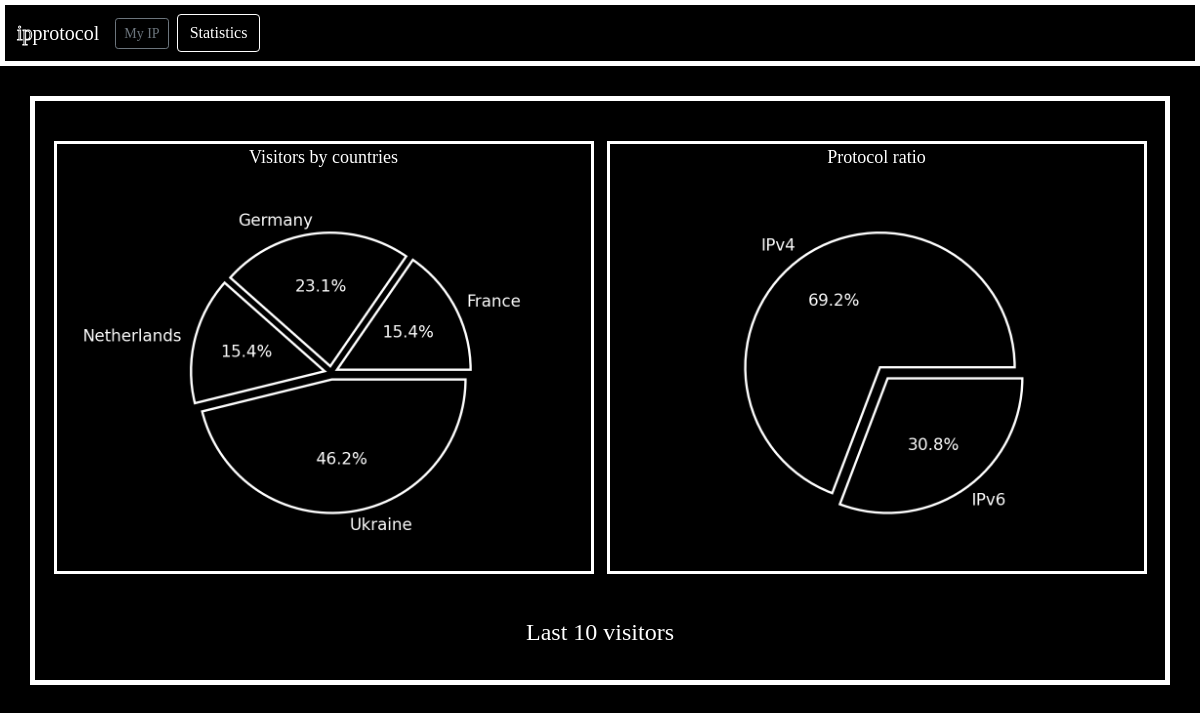
The app's page /statistics, older data.
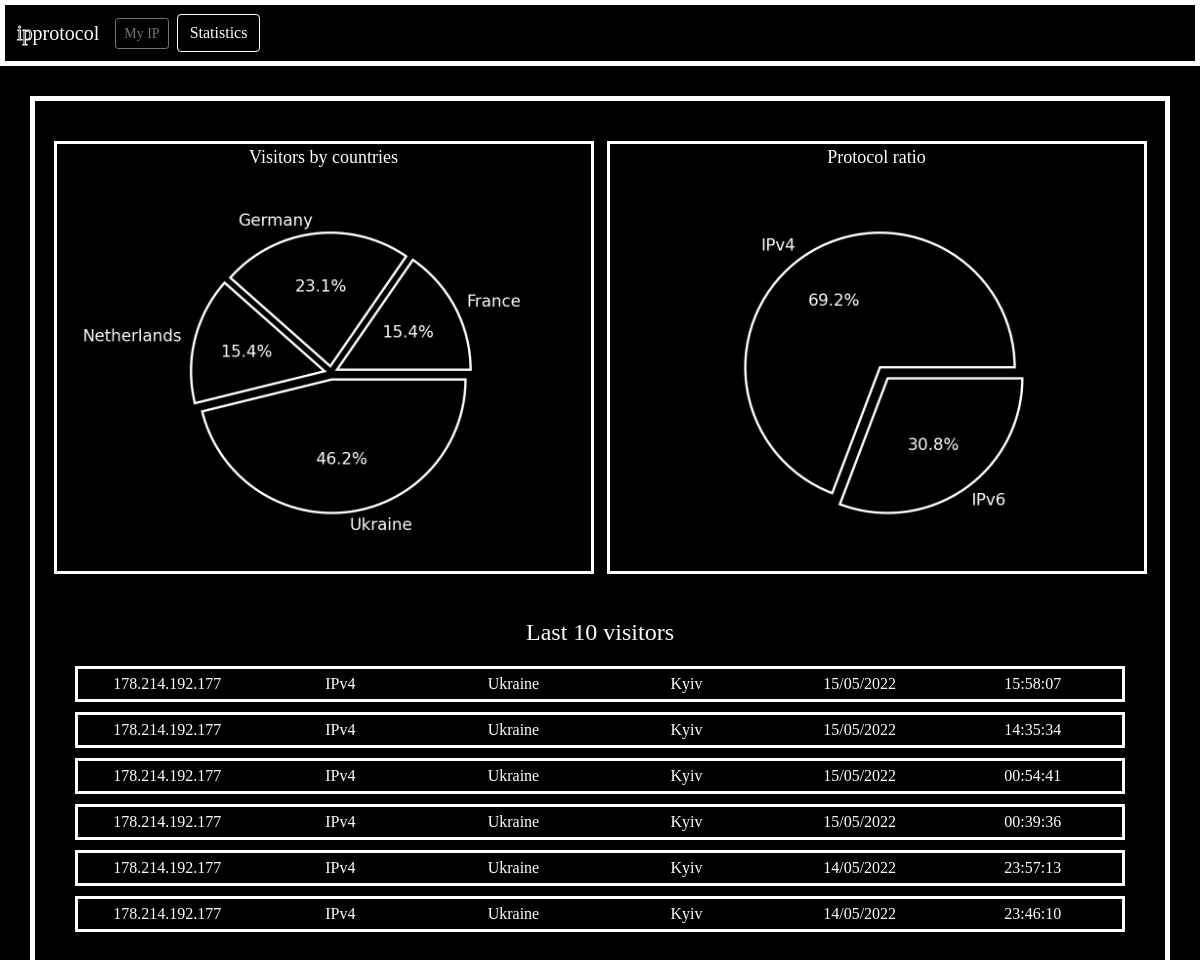
The same page, newer data.
### reguser/models.py (models this page shows)
class visitors(models.Model):
    ipField = models.CharField('IP', max_length=45)
    protocolField = models.CharField('protocol', max_length=4)
    countryField = models.CharField('country', max_length=50)
    cityField = models.CharField('city', max_length=50)
    providerField = models.TextField('provider')
    date = models.CharField('date', max_length=20)
    time = models.CharField('time', max_length=50)
    cookie = models.CharField('cookie', max_length=32)
    def __str__(self):
        return self.ipField
    class Meta:
        verbose_name = 'visitors'
        verbose_name_plural = 'visitors'

### reguser/views.py (the view)
# urls.py: path('statistics', views.statistics, name = 'statistics')
def statistics(request):
    visitors_output= visitors.objects.order_by('-id')[:10]
    vis_countries = visitors.objects.values_list('countryField', flat=True)
    vis_protocols = visitors.objects.values_list('protocolField', flat=True)
    arr_countries = ['Ukraine','Netherlands','Ukraine','Ukraine','Germany','Ukraine','Germany','Netherlands','Ukraine','France','Germany','Ukraine','France']
    arr_protocols = ['IPv4','IPv4','IPv6','IPv4','IPv4','IPv6','IPv4','IPv6','IPv4','IPv6','IPv4','IPv4','IPv4']
    values_countries, counts_countries =  np.unique(arr_countries, return_counts=True)
    values_protocols, counts_protocols =  np.unique(arr_protocols, return_counts=True)
    explode = []
    colors = []
    for i in values_countries:
        explode.append(0.05)
        colors.append('black')
    fe = font_manager.FontEntry(
        fname='reguser/static/reguser/BigBlue.ttf',
        name='BigBlue')
    font_manager.fontManager.ttflist.insert(0, fe)
    plt.rcParams['font.family'] = fe.name
    plt.rcParams['text.color'] = 'w'
    plt.rcParams['font.size'] = 14
    plt.clf()
    plt.pie(counts_countries,labels=values_countries,colors=colors,explode=explode,autopct='%1.1f%%',
    wedgeprops = {"edgecolor" : "white", 'linewidth': 2, 'antialiased': True})
    plt.axis('equal')
    plt.savefig('reguser/static/reguser/countries.png', dpi=171, transparent=True)
    plt.clf()
    plt.pie(counts_protocols,labels=values_protocols,colors=('black','black'),explode=(0.05,0.05),autopct='%1.1f%%',
    wedgeprops = {"edgecolor" : "white", 'linewidth': 2, 'antialiased': True})
    plt.axis('equal')
    plt.savefig('reguser/static/reguser/protocols.png', dpi=171, transparent=True)
    return render(request, 'reguser/statistics.html', {'visitors_output': visitors_output})

### reguser/templates/reguser/statistics.html (shortened to what this page needs)
<!DOCTYPE html>
<html lang="en">
<head>
    {% load static %}
    <link rel="stylesheet" href="https://cdn.jsdelivr.net/npm/bootstrap@5.1.3/dist/css/bootstrap.min.css">
    <link rel="stylesheet" href="{% static 'reguser/css_index.css' %}">
</head>
<body>
    <nav class="navbar navbar-dark"style='border:5px solid white; background-color: black;'>
        <form class="container-fluid justify-content-start">
             <a class="navbar-brand" onselectstart="return false" unselectable="on"><span unselectable="on" style="color:rgb(0, 0, 0); -webkit-text-stroke: 1px white">ip</span>protocol</a>
             <a href="{% url 'index' %}" role="button" class="btn btn-sm btn-outline-secondary me-2">My IP</a>
             <button type="button" class="btn btn-outline-dark" style="color:white; border-color:white;">Statistics</button>
         </form>
     </nav>
    <div class="container" style="border:5px solid white; max-width:95%; margin-top: 30px;">
        <div class="d-flex flex-wrap mx-auto" style="margin-top: 30px; align-content: center;">
            <div class="mx-auto" style="border:3px solid white; padding: 0; margin-top: 0; margin:10px; max-width:45vmax; max-height: 55vmin;  vertical-align:middle; text-align:center">
                <p style="margin:0; color:white; font-size: 1.5vmax;">Visitors by countries</p>
                <img src="../static/reguser/countries.png" style="max-width:100%; max-height:100%;">
            </div>
            <div class ='mx-auto'style="border:3px solid white; padding: 0; margin:10px; max-width:45vmax; max-height: 55vmin;  vertical-align:middle; text-align:center">
                <p style="margin:0; color:white; font-size: 1.5vmax;">Protocol ratio</p>
                <img src="../static/reguser/protocols.png" style="max-width:100%; max-height:100%;">
            </div>
        </div>
    <div class="container mx-auto" style="max-width:95%; margin-top: 30px; margin-bottom: 30px;">
        <p class ="mx-auto"style="text-align:center; color:white; font-size: 2vmax;">Last 10 visitors</p>
        {% for record in visitors_output %}
            <div class="row"style="border:3px solid white; margin-bottom:10px; padding:3px; ">
                <div class="col" style="color: white; background-color: black; padding: 0; margin:0; text-align: center;">{{ record }}</div>
                <div class="col" style="color: white; background-color: black; padding: 0; margin:0; text-align: center;">{{ record.protocolField }}</div>
                <div class="col" style="color: white; background-color: black; padding: 0; margin:0; text-align: center;">{{ record.countryField }}</div>
                <div class="col" style="color: white; background-color: black; padding: 0; margin:0; text-align: center;">{{ record.cityField }}</div>
                <div class="col" style="color: white; background-color: black; padding: 0; margin:0; text-align: center;">{{ record.date }}</div>
                <div class="col" style="color: white; background-color: black; padding: 0; margin:0; text-align: center;">{{ record.time }}</div>
            </div>
        {% endfor %}
    </div>
    </div>
</body>
</html>

### reguser/static/reguser/css_index.css (style rules this page uses)
* { margin: 0%; padding: 0%; font-family: custom_font; }
body { background-color: black; padding: 0; margin: 0; }
html, body, #map { height: 100%; width: 100%; }

Row changes from the older to the newer data that the page shows:
added visitors: ipField "178.214.192.177", protocolField "IPv4", countryField "Ukraine", cityField "Kyiv", date "15/05/2022", time "15:58:07"
added visitors: ipField "178.214.192.177", protocolField "IPv4", countryField "Ukraine", cityField "Kyiv", date "15/05/2022", time "14:35:34"
added visitors: ipField "178.214.192.177", protocolField "IPv4", countryField "Ukraine", cityField "Kyiv", date "15/05/2022", time "00:54:41"
added visitors: ipField "178.214.192.177", protocolField "IPv4", countryField "Ukraine", cityField "Kyiv", date "15/05/2022", time "00:39:36"
added visitors: ipField "178.214.192.177", protocolField "IPv4", countryField "Ukraine", cityField "Kyiv", date "14/05/2022", time "23:57:13"
added visitors: ipField "178.214.192.177", protocolField "IPv4", countryField "Ukraine", cityField "Kyiv", date "14/05/2022", time "23:46:10"
